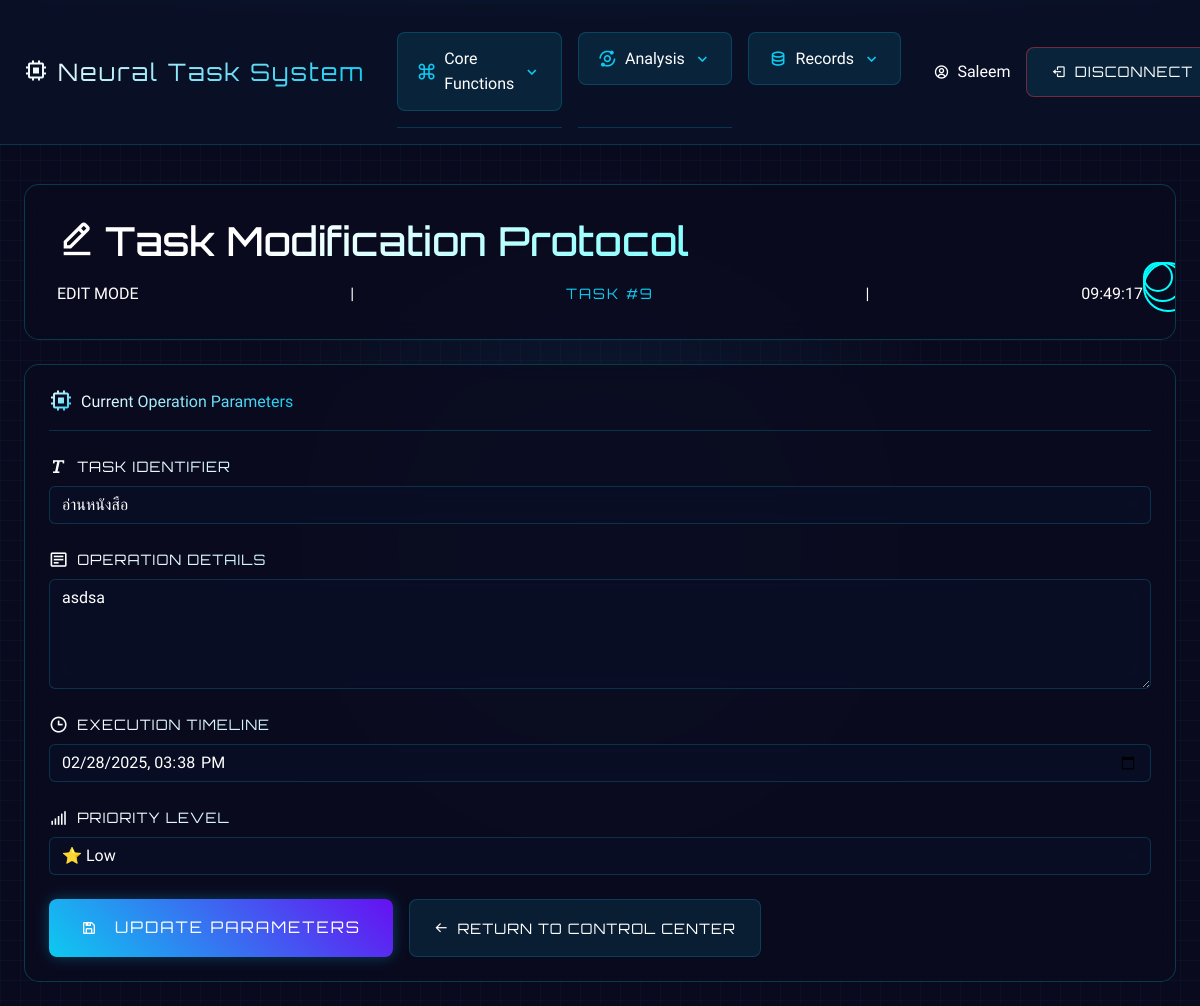
/edit_task/9 (signed in), run on the app's committed database.
### models.py (models this page shows, shortened)
class User(db.Model, UserMixin):
    id = db.Column(db.Integer, primary_key=True)
    username = db.Column(db.String(150), unique=True, nullable=False)
    password_hash = db.Column(db.String(256), nullable=False)

class Task(db.Model):
    id = db.Column(db.Integer, primary_key=True)
    title = db.Column(db.String(255), nullable=False)
    description = db.Column(db.Text, nullable=True)
    completed = db.Column(db.Boolean, default=False)
    due_date = db.Column(db.DateTime, nullable=True)
    created_at = db.Column(db.DateTime, default=datetime.utcnow)
    completed_at = db.Column(db.DateTime, nullable=True)
    priority = db.Column(db.Integer, default=1)  # ตั้งค่าเริ่มต้นเป็น 1
    user_id = db.Column(db.Integer, db.ForeignKey("user.id"), nullable=False)
    user = db.relationship("User", backref=db.backref("tasks", lazy=True))

### routes.py (the view, shortened to what this page needs)
@app_routes.route("/edit_task/<int:task_id>", methods=["GET", "POST"])
@login_required
def edit_task(task_id):
    task = Task.query.get_or_404(task_id)
    if task.user_id != current_user.id:
        flash("Access denied!", "danger")
        return redirect(url_for("app_routes.dashboard"))
    form = TaskForm(obj=task)
    return render_template("edit_task.html", form=form, task=task)

### forms.py
class TaskForm(FlaskForm):
    title = StringField("Title", validators=[DataRequired()])
    description = TextAreaField("Description")
    due_date = DateTimeField(
        "Due Date", format="%Y-%m-%dT%H:%M", validators=[DataRequired()]
    )
    priority = SelectField(
        "Priority",
        choices=[
            ("1", "⭐ Low"),
            ("2", "⭐⭐ Medium-Low"),
            ("3", "⭐⭐⭐ Medium"),
            ("4", "⭐⭐⭐⭐ Medium-High"),
            ("5", "⭐⭐⭐⭐⭐ High"),
        ],
        validators=[DataRequired()],
    )
    submit = SubmitField("Submit")

### app.py (called while the page is built)
@login_manager.user_loader
def load_user(user_id):
    return User.query.get(int(user_id))

### templates/edit_task.html (shortened to what this page needs)
{% extends "base.html" %}
{% block head %}
{{ super() }}
<link href="https://cdn.jsdelivr.net/npm/bootstrap@5.3.2/dist/css/bootstrap.min.css" rel="stylesheet">
<link href="https://cdn.jsdelivr.net/npm/boxicons@2.1.4/css/boxicons.min.css" rel="stylesheet">
<link rel="stylesheet" type="text/css" href="{{ url_for('static', filename='css/styles.css') }}">
{% endblock %}
{% block content %}
<div class="cyber-interface">
    <div class="grid-overlay"></div>
    <div class="neo-container p-4">
        <div class="ai-header mb-4">
            <div class="ai-status-ring">
                <div class="ring"></div>
                <div class="ring"></div>
                <div class="ring"></div>
            </div>
            <div class="header-content">
                <h1 class="cyber-title">
                    <i class='bx bx-edit-alt me-2'></i>Task Modification Protocol
                </h1>
                <div class="system-info">
                    <span class="status-indicator">EDIT MODE</span>
                    <span class="divider">|</span>
                    <span class="task-id">TASK #{{ task.id }}</span>
                    <span class="divider">|</span>
                    <span class="cyber-time"></span>
                </div>
            </div>
        </div>
        <div class="matrix-card p-4">
            <div class="cyber-form-header mb-4">
                <div class="d-flex align-items-center gap-2">
                    <i class='bx bx-chip text-cyber fs-4'></i>
                    <span class="text-cyber">Current Operation Parameters</span>
                </div>
            </div>
            <form method="POST" class="cyber-form">
                <div class="form-group mb-4">
                    <label class="text-cyber mb-2">
                        <i class='bx bx-text'></i> Task Identifier
                    </label>
                    {{ form.title(class="form-control bg-cyber border-cyber text-light", placeholder="Enter task identifier") }}
                </div>
                <div class="form-group mb-4">
                    <label class="text-cyber mb-2">
                        <i class='bx bx-detail'></i> Operation Details
                    </label>
                    {{ form.description(class="form-control bg-cyber border-cyber text-light", rows="4", placeholder="Enter operation details") }}
                </div>
                <div class="form-group mb-4">
                    <label class="text-cyber mb-2">
                        <i class='bx bx-time'></i> Execution Timeline
                    </label>
                    {{ form.due_date(class="form-control bg-cyber border-cyber text-light", type="datetime-local") }}
                </div>
                <div class="form-group mb-4">
                    <label class="text-cyber mb-2">
                        <i class='bx bx-signal-5'></i> Priority Level
                    </label>
                    {{ form.priority(class="form-control bg-cyber border-cyber text-light") }}
                </div>
                <div class="d-flex gap-3">
                    <button type="submit" class="cyber-btn pulse-btn">
                        <i class='bx bx-save'></i>
                        <span>Update Parameters</span>
                    </button>
                    <a href="{{ url_for('app_routes.dashboard') }}" class="cyber-action">
                        <i class='bx bx-arrow-back'></i>
                        <span>Return to Control Center</span>
                    </a>
                </div>
            </form>
        </div>
    </div>
</div>
{% endblock %}

### templates/base.html (shortened to what this page needs)
<!DOCTYPE html>
<html lang="en">
<head>
    {% block head %}
    <link href="https://cdn.jsdelivr.net/npm/bootstrap@5.3.2/dist/css/bootstrap.min.css" rel="stylesheet">
    <link href="https://cdn.jsdelivr.net/npm/boxicons@2.1.4/css/boxicons.min.css" rel="stylesheet">
    <link rel="stylesheet" type="text/css" href="{{ url_for('static', filename='css/styles.css') }}">
    {% endblock %}
</head>
<body>
    <div class="cyber-interface">
        <nav class="cyber-nav">
            <div class="container-fluid px-4">
                <div class="nav-wrapper">
                    <div class="nav-brand">
                        <a class="navbar-brand text-cyber" href="{{ url_for('app_routes.index') }}">
                            <i class='bx bx-chip me-2'></i>Neural Task System
                        </a>
                    </div>
                    {% if current_user.is_authenticated %}
                    <div class="nav-menu-wrapper">
                        <div class="nav-menu">
                            <div class="menu-section">
                                <div class="section-header" data-section="core">
                                    <i class='bx bx-command'></i>
                                    <span>Core Functions</span>
                                    <i class='bx bx-chevron-down'></i>
                                </div>
                            </div>
                            <div class="menu-section">
                                <div class="section-header" data-section="analysis">
                                    <i class='bx bx-analyse'></i>
                                    <span>Analysis</span>
                                    <i class='bx bx-chevron-down'></i>
                                </div>
                            </div>
                            <div class="menu-section">
                                <div class="section-header" data-section="records">
                                    <i class='bx bx-data'></i>
                                    <span>Records</span>
                                    <i class='bx bx-chevron-down'></i>
                                </div>
                            </div>
                        </div>
                    </div>
                    {% endif %}
                    <div class="nav-actions">
                        {% if current_user.is_authenticated %}
                        <div class="user-info">
                            <i class='bx bx-user-circle'></i>
                            <span>{{ current_user.username }}</span>
                        </div>
                        <a href="{{ url_for('app_routes.logout') }}" class="cyber-action delete">
                            <i class='bx bx-log-out'></i>
                            <span>Disconnect</span>
                        </a>
                        {% else %}
                        <a href="{{ url_for('app_routes.login') }}" class="cyber-action">
                            <i class='bx bx-log-in'></i>
                            <span>Access System</span>
                        </a>
                        {% endif %}
                    </div>
                </div>
            </div>
        </nav>
        {% block content %}{% endblock %}
    </div>
</body>
</html>

### data on the page
User: username "Saleem"
Task: id "9", title "อ่านหนังสือ", description "asdsa", due_date "02/28/2025 15:38", priority "⭐ Low"
